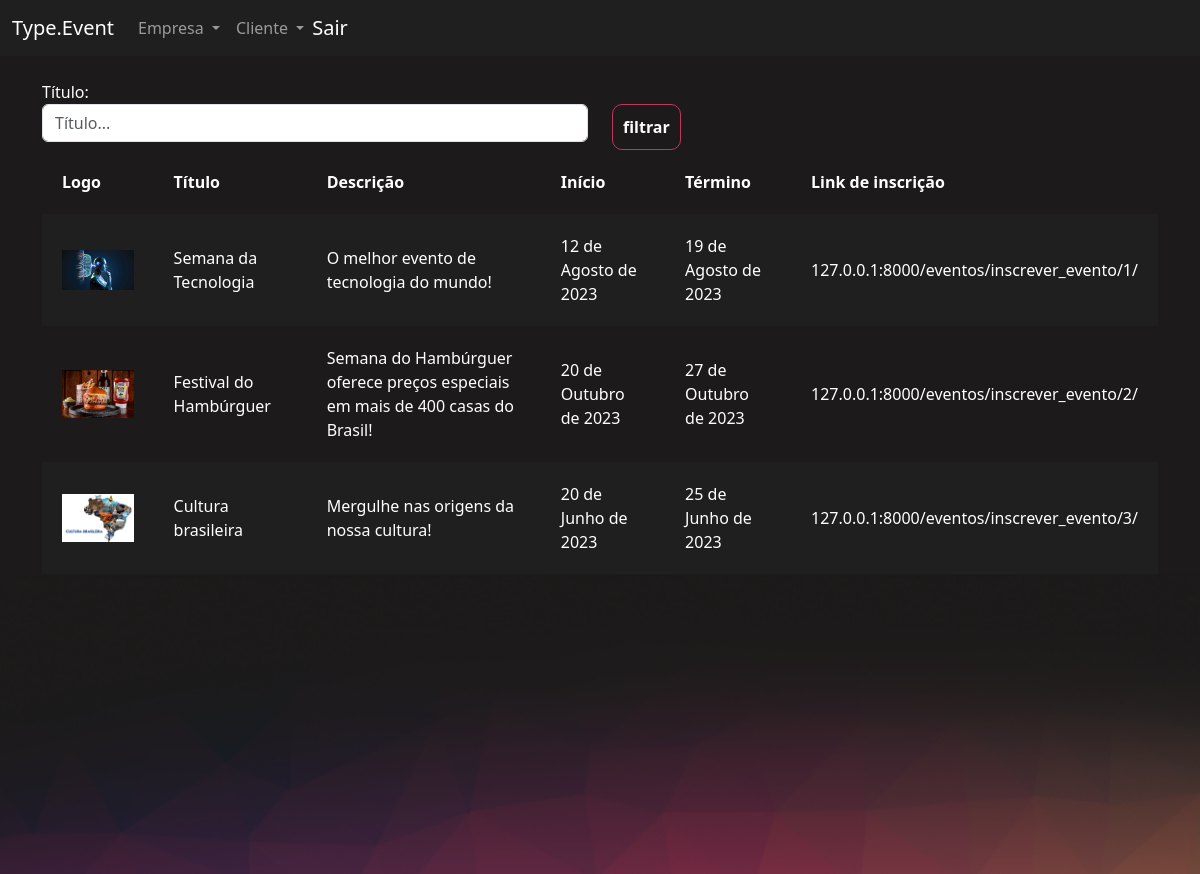
The app's page /eventos/gerenciar_evento/ (signed in) with its own data.
### eventos/models.py (models this page shows, shortened)
class Evento(models.Model):
    criador = models.ForeignKey(User, on_delete=models.DO_NOTHING, null=True, blank=True)
    nome = models.CharField(max_length=200)
    descricao = models.TextField()
    data_inicio = models.DateField()
    data_termino = models.DateField()
    carga_horaria = models.IntegerField()
    logo = models.FileField(upload_to="logos")
    participantes = models.ManyToManyField(User, related_name="evento_participante", null=True, blank=True)
    cor_principal = models.CharField(max_length=7)
    cor_secundaria = models.CharField(max_length=7)
    cor_fundo = models.CharField(max_length=7)

### eventos/views.py (the view)
# urls.py: path('gerenciar_evento/', views.gerenciar_evento, name="gerenciar_evento"),
@login_required
def gerenciar_evento(request):
    if request.method == "GET":
        nome = request.GET.get('nome')
        eventos = Evento.objects.filter(criador=request.user)
        if nome:
            eventos = eventos.filter(nome__contains=nome)
        return render(request, 'gerenciar_evento.html', {'eventos': eventos})

### eventos/templates/gerenciar_evento.html (shortened to what this page needs)
{% extends "bases/base_evento.html" %}
{% load static %}
{% block 'importacoes' %}
    <link href="{% static 'evento/css/gerenciar_evento.css' %}" rel="stylesheet">
{% endblock %}
{% block 'conteudo' %}
    <div class="container">
        <br>
        <div class="row">
            <div class="col-md">
                <form action="{% url 'gerenciar_evento' %}" method="GET">
                <label>Título: </label>
                <input type="text" placeholder="Título..." class="form-control" name="nome">
            </div>
            <div class="col-md">
                <br>
                <input type="submit" class="btn-principal" value="filtrar">
            </div>
        </div>
        <table>
            <tr>
                <th>Logo</th>
                <th>Título</th>
                <th>Descrição</th>
                <th>Início</th>
                <th>Término</th>
                <th>Link de inscrição</th>
            </tr>
            {% for evento in eventos %}
                <tr class="{% cycle 'linha' 'linha2' %}">
                    <td width="10%"><a href="{% url 'participantes_evento' evento.id %}"><img width="100%" src="/media/{{evento.logo}}"></a></td>
                    <td>{{evento.nome}}</td>
                    <td>{{evento.descricao}}</td>
                    <td>{{evento.data_inicio}}</td>
                    <td>{{evento.data_termino}}</td>
                    <td>127.0.0.1:8000/eventos/inscrever_evento/{{ evento.id }}/</td>
                </tr>
            {% endfor %}
        </table>
    </div>
{% endblock %}

### templates/static/geral/css/base.css (style rules this page uses)
body { color: white !important; }
:root { --main-color: #201F1F; --dark-color: #1C1A1A; --contrast-color: #BE375F; --differential-color: #ED8554; }

### templates/static/evento/css/gerenciar_evento.css (style rules this page uses)
table { width: 100%; padding: 20px; }
.linha { height: 40px; background-color: var(--main-color); padding: 20px; }
td, th { padding: 20px; }

### templates/static/evento/css/evento.css (style rules this page uses)
body { background-color: #1C1A1A; }

### templates/static/usuarios/css/usuarios.css (style rules this page uses)
.btn-principal { background-color: transparent; border: 1px solid var(--contrast-color); color: white; padding: 10px; border-radius: 10px; font-weight: bold; }

### records on screen
Evento: logo (picture), nome "Semana da Tecnologia", descricao "O melhor evento de tecnologia do mundo!", data_inicio "12 de Agosto de 2023", data_termino "19 de Agosto de 2023", id "1"
Evento: logo (picture), nome "Festival do Hambúrguer", descricao "Semana do Hambúrguer oferece preços especiais em mais de 400 casas do Brasil!", data_inicio "20 de Outubro de 2023", data_termino "27 de Outubro de 2023", id "2"
Evento: logo (picture), nome "Cultura brasileira", descricao "Mergulhe nas origens da nossa cultura!", data_inicio "20 de Junho de 2023", data_termino "25 de Junho de 2023", id "3"
